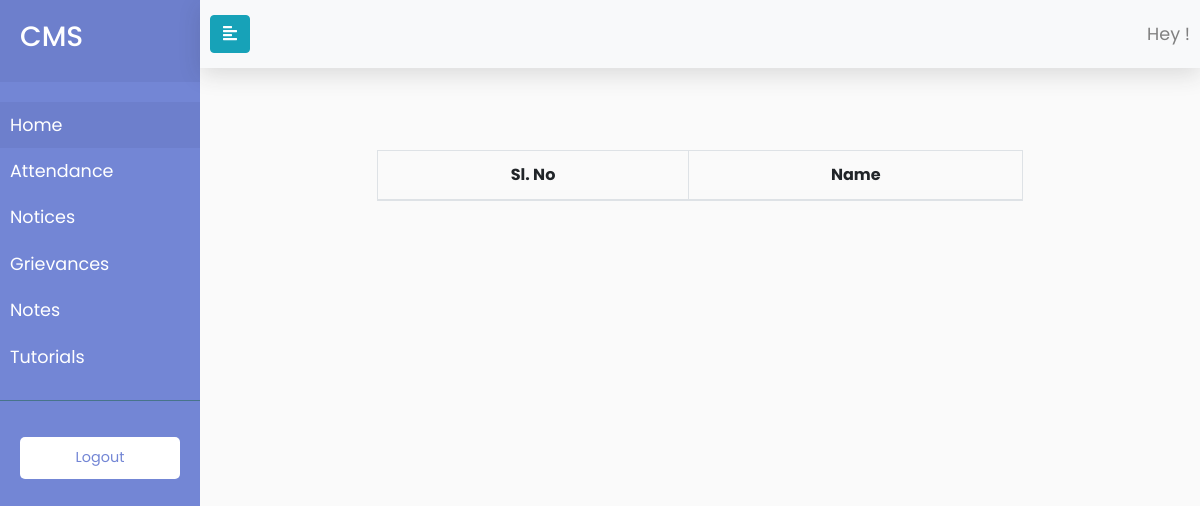
Page /tutorials.php on the earlier database version.
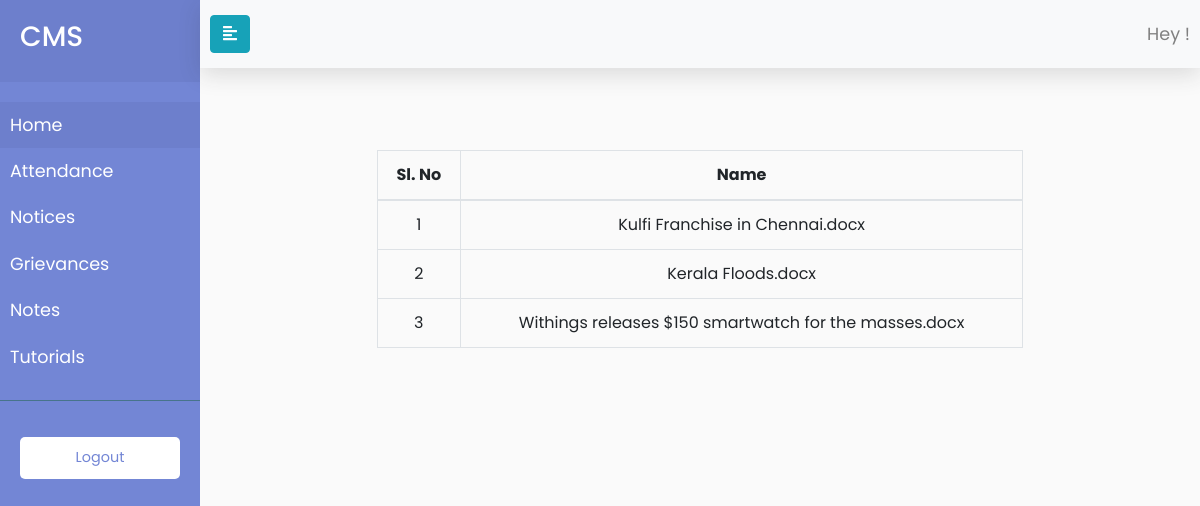
Same page on the later database version.
### tables this page shows
CREATE TABLE `tutorials` (
  `userid` bigint(20) UNSIGNED NOT NULL,
  `FileName` varchar(500) NOT NULL,
  `Time` timestamp NOT NULL DEFAULT CURRENT_TIMESTAMP ON UPDATE CURRENT_TIMESTAMP,
  `sem` tinyint(4) NOT NULL
);

### tutorials.php (the view, shortened to what this page needs)
<?php
$connection = mysqli_connect(DB_SERVER,DB_USER,DB_PASS,DB_NAME);
  $query="SELECT * FROM Tutorials";
  $result=mysqli_query($connection,$query);
  $numrow=mysqli_num_rows($result);
  include('sidebar.php');
?>
<!DOCTYPE html>
<html>
<head>
  <link rel="stylesheet" href="https://stackpath.bootstrapcdn.com/bootstrap/4.1.3/css/bootstrap.min.css">
  <link href="assets/css/main.css" rel="stylesheet" media="all">
  <link rel="stylesheet" href="assets/css/sidebar.css">
</head>
<body>
  <div id="content">
    <div class="container-fluid">
      <div style="text-align: center;">
        <form method="POST" name="FileUpload" enctype="multipart/form-data">
          <table class="col-8 table table-hover table-bordered notices" style="margin-right: auto; margin-left: auto;">
            <thead>
            <tr>
              <th scope="col">Sl. No</th>
              <th scope="col">Name</th>
            </tr>
            </thead>
              <?php
                for($i=0;$i<$numrow;$i++)
                {
                  $c=$i+1;
                  $arr=mysqli_fetch_assoc($result);
                  $fileName=$arr['FileName'];
                  echo "<tr><td>$c</td><td><a href=\"download and upload/docs/$fileName\">$fileName</a></td></tr>";
                }
               ?>
          </table>
    </form>
      </div>
    </div>
  </div>
</body>
</html>

### sidebar.php (shortened to what this page needs)
<!DOCTYPE html>
<html>
<head>
    <link rel="stylesheet" href="https://stackpath.bootstrapcdn.com/bootstrap/4.1.0/css/bootstrap.min.css">
    <link rel="stylesheet" href="assets/css/sidebar.css">
    <link rel="stylesheet" href="https://cdnjs.cloudflare.com/ajax/libs/malihu-custom-scrollbar-plugin/3.1.5/jquery.mCustomScrollbar.min.css">
</head>
<body>
    <div class="wrapper">
        <nav id="sidebar">
            <div class="sidebar-header">
                <h3>CMS</h3>
            </div>
            <ul class="list-unstyled components">
                <li class="active">
                    <a href="home.php">Home</a>
                </li>
                <li>
                    <a href="attendance.php">Attendance</a>
                </li>
                <li>
                    <a href="notices.php">Notices</a>
                </li>
                <li>
                    <a href="grievance.php">Grievances</a>
                </li>
                <li>
                    <a href="notes.php">Notes</a>
                </li>
                <li>
                    <a href="tutorials.php">Tutorials</a>
                </li>
            </ul>
            <ul class="list-unstyled CTAs">
                <li>
                    <a href="index.php?logout='1'" class="download">Logout</a>
                </li>
            </ul>
        </nav>
        <div id="content" style="z-index: 999">
            <nav class="navbar navbar-expand-lg navbar-light bg-light shadow-nav">
            <button type="button" id="sidebarCollapse" class="btn btn-info">
                <i class="fas fa-align-left"></i>
            </button>
            <div class="ml-auto" style="color: #808080; font-size: 1.1em;">Hey <?php echo $_SESSION['username'];?>!</div>
            </nav>
        </div>
    </div>
</body>
</html>

### assets/css/sidebar.css (style rules this page uses)
body { font-family: 'Poppins', sans-serif; background: #fafafa; }
a, a:hover, a:focus { color: inherit; text-decoration: none; transition: all 0.3s; }
.navbar { padding: 15px 10px; background: #fff; border: none; border-radius: 0; margin-bottom: 40px; }
.wrapper { display: flex; width: 100%; }
#sidebar { width: 200px; position: fixed; top: 0; left: 0; height: 100vh; z-index: 999; background: #7386D5; color: #fff; transition: all 0.3s; }
#sidebar .sidebar-header { padding: 20px; background: #6d7fcc; }
#sidebar ul.components { padding: 20px 0; border-bottom: 1px solid #47748b; }
#sidebar ul li a { padding: 10px; font-size: 1.1em; display: block; }
#sidebar ul li.active>a, a[aria-expanded="true"] { color: #fff; background: #6d7fcc; }
ul.CTAs { padding: 20px; }
ul.CTAs a { text-align: center; font-size: 0.9em !important; display: block; border-radius: 5px; margin-bottom: 5px; }
a.download { background: #fff; color: #7386D5; }
#content { width: calc(100% - 200px); transition: all 0.3s; position: absolute; top: 0; height: 70px; right: 0; }
.shadow-nav { -webkit-box-shadow: 0px 7px 22px 0px rgba(50, 50, 50, 0.15); -moz-box-shadow: 0px 7px 22px 0px rgba(50, 50, 50, 0.15); box-shadow: 0px 7px 22px 0px rgba(50, 50, 50, 0.15); }

### assets/css/main.css (style rules this page uses)
.notices { margin-top: 150px; }

Differences in the rows shown:
added tutorials: c "1", FileName "Kulfi Franchise in Chennai.docx"
added tutorials: c "2", FileName "Kerala Floods.docx"
added tutorials: c "3", FileName "Withings releases $150 smartwatch for the masses.docx"
